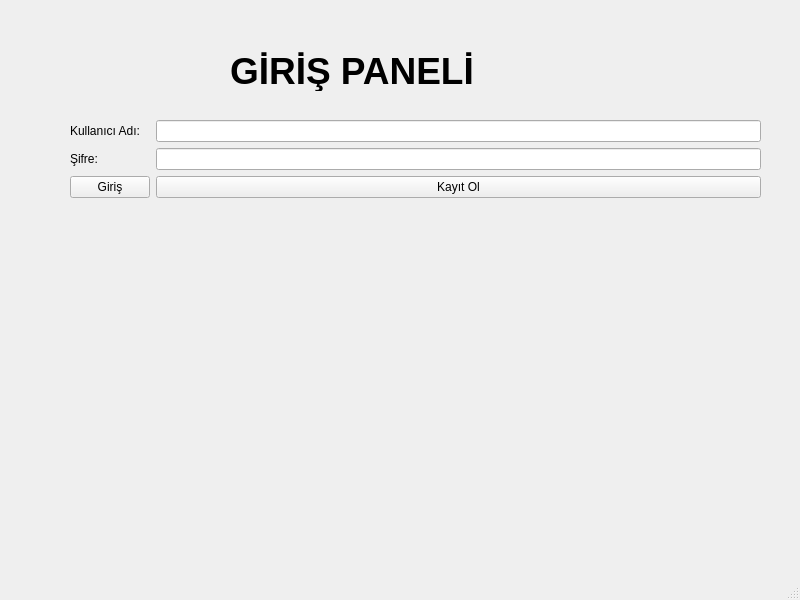
<?xml version="1.0" encoding="UTF-8"?>
<ui version="4.0">
 <class>MainWindow</class>
 <widget class="QMainWindow" name="MainWindow">
  <property name="geometry">
   <rect>
    <x>0</x>
    <y>0</y>
    <width>800</width>
    <height>600</height>
   </rect>
  </property>
  <property name="windowTitle">
   <string>MainWindow</string>
  </property>
  <widget class="QWidget" name="centralwidget">
   <widget class="QWidget" name="formLayoutWidget">
    <property name="geometry">
     <rect>
      <x>70</x>
      <y>120</y>
      <width>691</width>
      <height>271</height>
     </rect>
    </property>
    <layout class="QFormLayout" name="formLayout">
     <item row="0" column="0">
      <widget class="QLabel" name="kullanCAdLabel">
       <property name="text">
        <string>Kullanıcı Adı:</string>
       </property>
      </widget>
     </item>
     <item row="0" column="1">
      <widget class="QLineEdit" name="txt_ka"/>
     </item>
     <item row="1" column="0">
      <widget class="QLabel" name="ifreLabel">
       <property name="text">
        <string>Şifre:</string>
       </property>
      </widget>
     </item>
     <item row="1" column="1">
      <widget class="QLineEdit" name="txt_sfr"/>
     </item>
     <item row="2" column="0">
      <widget class="QPushButton" name="btn_giris">
       <property name="text">
        <string>Giriş</string>
       </property>
      </widget>
     </item>
     <item row="2" column="1">
      <widget class="QPushButton" name="btn_kayitol">
       <property name="text">
        <string>Kayıt Ol</string>
       </property>
      </widget>
     </item>
    </layout>
   </widget>
   <widget class="QLabel" name="label">
    <property name="geometry">
     <rect>
      <x>230</x>
      <y>50</y>
      <width>391</width>
      <height>41</height>
     </rect>
    </property>
    <property name="font">
     <font>
      <pointsize>28</pointsize>
      <weight>75</weight>
      <bold>true</bold>
     </font>
    </property>
    <property name="text">
     <string>GİRİŞ PANELİ</string>
    </property>
   </widget>
  </widget>
  <widget class="QMenuBar" name="menubar">
   <property name="geometry">
    <rect>
     <x>0</x>
     <y>0</y>
     <width>800</width>
     <height>21</height>
    </rect>
   </property>
  </widget>
  <widget class="QStatusBar" name="statusbar"/>
 </widget>
 <resources/>
 <connections/>
</ui>
